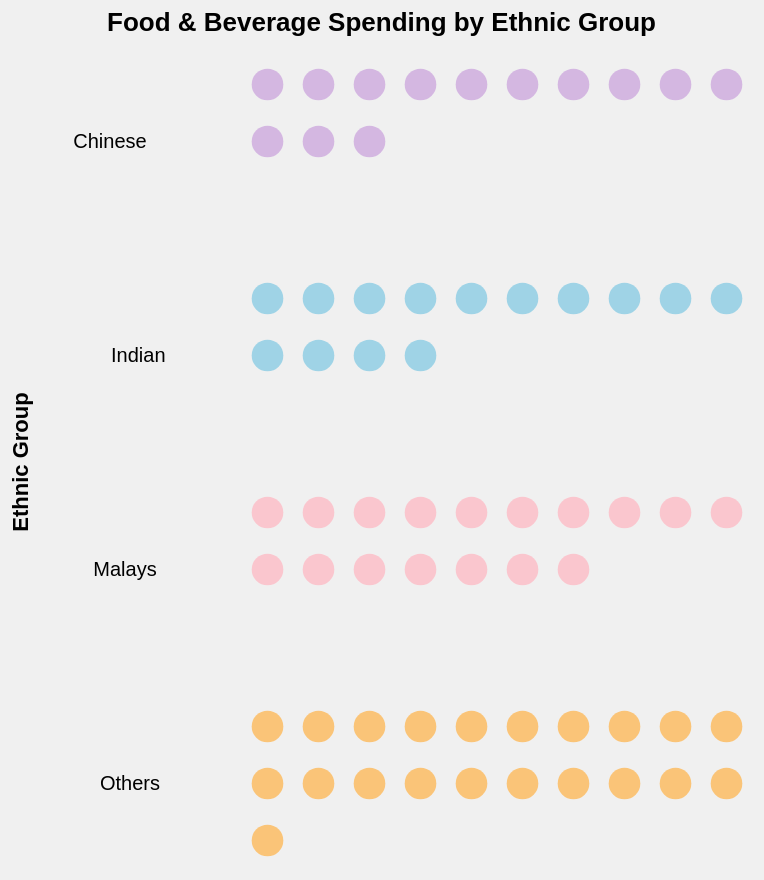

Describe this chart as a Vega-Lite specification.
### Vega-Lite specification from a JSON file in a GitHub repository (floating-point values rounded to 4 significant figures)
{"$schema": "https://vega.github.io/schema/vega-lite/v5.json", "background": "#f0f0f0", "title": {"text": "Food & Beverage Spending by Ethnic Group", "anchor": "middle", "dy": -5}, "width": 255, "height": 85.5, "data": {"values": [{"ethnic_group": "Malays", "percentage": 18.9}, {"ethnic_group": "Chinese", "percentage": 14.3}, {"ethnic_group": "Indian", "percentage": 15.8}, {"ethnic_group": "Others", "percentage": 22.1}]}, "params": [{"name": "EthnicGroupSelect", "value": "All", "bind": {"input": "select", "options": ["All", "Malays", "Chinese", "Indian", "Others"], "name": "Select Ethnic Group: "}}], "transform": [{"filter": "EthnicGroupSelect == 'All' || datum.ethnic_group == EthnicGroupSelect"}, {"calculate": "floor(datum.percentage)", "as": "dot_count"}, {"calculate": "sequence(1, datum.dot_count)", "as": "dot_id"}, {"flatten": ["dot_id"]}, {"calculate": "((datum.dot_id - 1) % 10) + 1", "as": "column"}, {"calculate": "floor((datum.dot_id - 1) / 10) + 1", "as": "row"}], "mark": "circle", "encoding": {"x": {"field": "column", "type": "ordinal", "axis": null, "scale": {"domain": [1, 2, 3, 4, 5, 6, 7, 8, 9, 10]}}, "y": {"field": "row", "type": "ordinal", "axis": null}, "row": {"field": "ethnic_group", "type": "nominal", "title": "Ethnic Group", "header": {"labelAngle": 0, "labelAlign": "right"}}, "color": {"field": "ethnic_group", "type": "nominal", "scale": {"range": ["#C9A0DC", "#7EC8E3", "#FFB6C1", "#FFB347"]}, "legend": null}, "size": {"value": 250}, "tooltip": [{"field": "ethnic_group", "type": "nominal", "title": "Ethnic Group"}, {"field": "percentage", "type": "quantitative", "title": "Food & Beverage %", "format": ".1f"}]}, "config": {"view": {"stroke": "transparent"}, "axis": {"grid": false}}}
